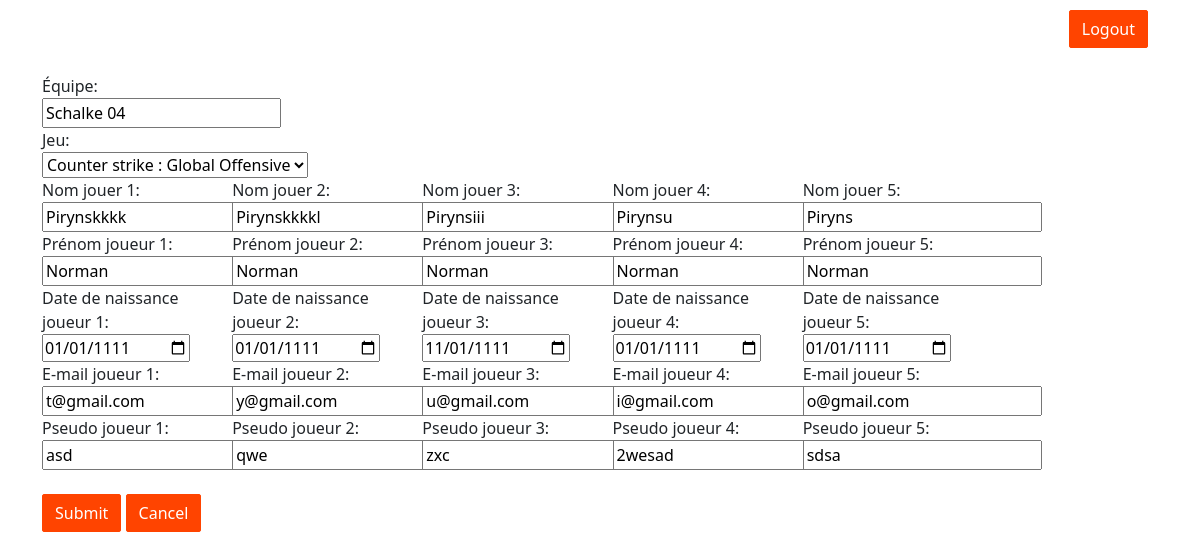
Page /View/modifyEquipe.php?id=12 (signed in) on the committed database.
### tables this page shows
CREATE TABLE `equipes` (
  `id` int(11) NOT NULL,
  `nom` varchar(60) NOT NULL,
  `fk_jeu` int(11) NOT NULL
);

CREATE TABLE `jeux` (
  `id` int(11) NOT NULL,
  `nom` varchar(60) NOT NULL
);

CREATE TABLE `joueurs` (
  `id` int(11) NOT NULL,
  `nom` varchar(60) NOT NULL,
  `prenom` varchar(60) NOT NULL,
  `dateNaissance` date NOT NULL,
  `age` int(3) NOT NULL,
  `email` varchar(60) NOT NULL,
  `pseudo` varchar(60) NOT NULL,
  `fk_jeu` int(11) NOT NULL,
  `fk_equipe` int(11) DEFAULT NULL
);

### Model/read.php (called while the page is built, shortened)
<?php
function RecupJeux(){
    include("connection.php");
    $query = "SELECT id,nom FROM jeux";
    $query_params = array();
    try{
        $stmt = $db->prepare($query);
        $result = $stmt->execute($query_params);
    }
    catch(PDOException $ex){
        die("Failed query : " . $ex->getMessage());
    }
    $result = $stmt->fetchAll(PDO::FETCH_ASSOC);
    return $result;
}
function RecupJoueursParEquipe($equipe_id){
  include("connection.php");
  $query = "SELECT id, nom, prenom, dateNaissance, email, pseudo FROM joueurs WHERE fk_equipe = :equipe_id";
  $query_params = array(":equipe_id" => $equipe_id);
  try{
      $stmt = $db->prepare($query);
      $result = $stmt->execute($query_params);
  }
  catch(PDOException $ex){
      die("Failed query : " . $ex->getMessage());
  }
  $result = $stmt->fetchAll(PDO::FETCH_ASSOC);
  return $result;
}
function RecupEquipeById($id){
    include("connection.php");
    $query = "SELECT nom, fk_jeu FROM equipes WHERE id = :id";
    $query_params = array(':id' => $id);
    try{
        $stmt = $db->prepare($query);
        $result = $stmt->execute($query_params);
    }
    catch(PDOException $ex){
        die("Failed query : " . $ex->getMessage());
    }
    $result = $stmt->fetchAll(PDO::FETCH_ASSOC);
    return $result[0];
}
?>

### View/modifyEquipe.php (the view, shortened to what this page needs)
<?php
include('../Model/read.php');
$jeux = RecupJeux();
$id = $_GET['id'];
$joueurs = RecupJoueursParEquipe($id);
$equipe = RecupEquipeById($id);
?>
<!DOCTYPE html>
<html>
<head>
  	<link rel="stylesheet" type="text/css" href="../Ressources/CSS/reset.css">
  	<link href="https://cdn.jsdelivr.net/npm/bootstrap@5.0.0-beta1/dist/css/bootstrap.min.css" rel="stylesheet">
	<link rel="stylesheet" type="text/css" href="../Ressources/CSS/styles.css">
</head>
<body>
	<div class="container">
		<?php include('Include/nav.php'); ?>
		<div>
			<form action="../Controller/modifyEquipe-controller.php" method="POST" style="width: 100%;">
				<label for="team">Équipe:</label>
				<br>
				<input type="text" name="team" value="<?php echo $equipe['nom'];?>">
				<br>
				<label for="jeu">Jeu:</label>
				<br>
				<select name="fk_jeu">
					<?php foreach($jeux as $jeu){?>
					 <option value="<?php echo $jeu['id']; ?>"<?php if($equipe['fk_jeu']==$jeu['id']){echo "selected";}?>><?php echo htmlspecialchars($jeu['nom']); ?></option>
				<?php } ?>
				</select>
				<br>
				<div class="col-2 form-col">
					<label for="nom1">Nom jouer 1:</label>
					<br>
					<input type="text" name="nom1" value="<?php echo $joueurs[0]['nom']?>">
					<br>
					<label for="prenom1">Prénom joueur 1:</label>
					<br>
					<input type="text" name="prenom1" value="<?php echo $joueurs[0]['prenom']?>">
					<br>
					<label for="dateNaissance1">Date de naissance joueur 1:</label>
					<br>
					<input type="date" name="dateNaissance1" value="<?php echo $joueurs[0]['dateNaissance']?>">
					<br>
					<label for="email1">E-mail joueur 1:</label>
					<br>
					<input type="email" name="email1" value="<?php echo $joueurs[0]['email']?>">
					<br>
					<label for="pseudo1">Pseudo joueur 1:</label>
					<br>
					<input type="text" name="pseudo1" value="<?php echo $joueurs[0]['pseudo']?>">
					<br>
				</div>
				<div class="col-2 form-col">
					<label for="nom2">Nom jouer 2:</label>
					<br>
					<input type="text" name="nom2" value="<?php echo $joueurs[1]['nom']?>">
					<br>
					<label for="prenom2">Prénom joueur 2:</label>
					<br>
					<input type="text" name="prenom2" value="<?php echo $joueurs[1]['prenom']?>">
					<br>
					<label for="dateNaissance2">Date de naissance joueur 2:</label>
					<br>
					<input type="date" name="dateNaissance2" value="<?php echo $joueurs[1]['dateNaissance']?>">
					<br>
					<label for="email2">E-mail joueur 2:</label>
					<br>
					<input type="email" name="email2" value="<?php echo $joueurs[1]['email']?>">
					<br>
					<label for="pseudo2">Pseudo joueur 2:</label>
					<br>
					<input type="text" name="pseudo2" value="<?php echo $joueurs[1]['pseudo']?>">
					<br>
				</div>
				<div class="col-2 form-col">
					<label for="nom3">Nom jouer 3:</label>
					<br>
					<input type="text" name="nom3" value="<?php echo $joueurs[2]['nom']?>">
					<br>
					<label for="prenom3">Prénom joueur 3:</label>
					<br>
					<input type="text" name="prenom3" value="<?php echo $joueurs[2]['prenom']?>">
					<br>
					<label for="dateNaissance3">Date de naissance joueur 3:</label>
					<br>
					<input type="date" name="dateNaissance3" value="<?php echo $joueurs[2]['dateNaissance']?>">
					<br>
					<label for="email3">E-mail joueur 3:</label>
					<br>
					<input type="email" name="email3" value="<?php echo $joueurs[2]['email']?>">
					<br>
					<label for="pseudo3">Pseudo joueur 3:</label>
					<br>
					<input type="text" name="pseudo3" value="<?php echo $joueurs[2]['pseudo']?>">
					<br>
				</div>
				<div class="col-2 form-col">
					<label for="nom4">Nom jouer 4:</label>
					<br>
					<input type="text" name="nom4" value="<?php echo $joueurs[3]['nom']?>">
					<br>
					<label for="prenom4">Prénom joueur 4:</label>
					<br>
					<input type="text" name="prenom4" value="<?php echo $joueurs[3]['prenom']?>">
					<br>
					<label for="dateNaissance4">Date de naissance joueur 4:</label>
					<br>
					<input type="date" name="dateNaissance4" value="<?php echo $joueurs[3]['dateNaissance']?>">
					<br>
					<label for="email4">E-mail joueur 4:</label>
					<br>
					<input type="email" name="email4" value="<?php echo $joueurs[3]['email']?>">
					<br>
					<label for="pseudo4">Pseudo joueur 4:</label>
					<br>
					<input type="text" name="pseudo4" value="<?php echo $joueurs[3]['pseudo']?>">
					<br>
				</div>
				<div class="col-2 form-col">
					<label for="nom5">Nom jouer 5:</label>
					<br>
					<input type="text" name="nom5" value="<?php echo $joueurs[4]['nom']?>">
					<br>
					<label for="prenom5">Prénom joueur 5:</label>
					<br>
					<input type="text" name="prenom5" value="<?php echo $joueurs[4]['prenom']?>">
					<br>
					<label for="dateNaissance5">Date de naissance joueur 5:</label>
					<br>
					<input type="date" name="dateNaissance5" value="<?php echo $joueurs[4]['dateNaissance']?>">
					<br>
					<label for="email5">E-mail joueur 5:</label>
					<br>
					<input type="email" name="email5" value="<?php echo $joueurs[4]['email']?>">
					<br>
					<label for="pseudo5">Pseudo joueur 5:</label>
					<br>
					<input type="text" name="pseudo5" value="<?php echo $joueurs[4]['pseudo']?>">
					<br>
				</div>
				<br><br>
				<input type="submit" value="Submit">
				<a href="admin.php">Cancel</a>
			</form>
		</div>
	</div>
</body>
</html>

### View/Include/nav.php (shortened to what this page needs)
<nav>
	<a href="/egames/Controller/logout.php" class="log" style="<?php if(isset($_SESSION['logged'])){echo "display: inline-block";}else{echo "display: none";}?>">Logout</a>
</nav>

### Ressources/CSS/styles.css (style rules this page uses)
.log { float: right; margin: 10px; }
a,input[type=submit] { padding: 6px 12px; text-decoration: none; border: 1px solid #ff4400; border-radius: 2px; color: #fff; background-color: #ff4400; display: inline-block; }
.form-col { display: inline-block; }

### rows in the picture
equipes: team "Schalke 04", fk_jeu "Counter strike : Global Offensive"
joueurs: nom1 "Pirynskkkk", prenom1 "Norman", dateNaissance1 "01/01/1111", email1 "t@gmail.com", pseudo1 "asd"
joueurs: nom2 "Pirynskkkkl", prenom2 "Norman", dateNaissance2 "01/01/1111", email2 "y@gmail.com", pseudo2 "qwe"
joueurs: nom3 "Pirynsiii", prenom3 "Norman", dateNaissance3 "11/01/1111", email3 "u@gmail.com", pseudo3 "zxc"
joueurs: nom4 "Pirynsu", prenom4 "Norman", dateNaissance4 "01/01/1111", email4 "i@gmail.com", pseudo4 "2wesad"
joueurs: nom5 "Piryns", prenom5 "Norman", dateNaissance5 "01/01/1111", email5 "o@gmail.com", pseudo5 "sdsa"
